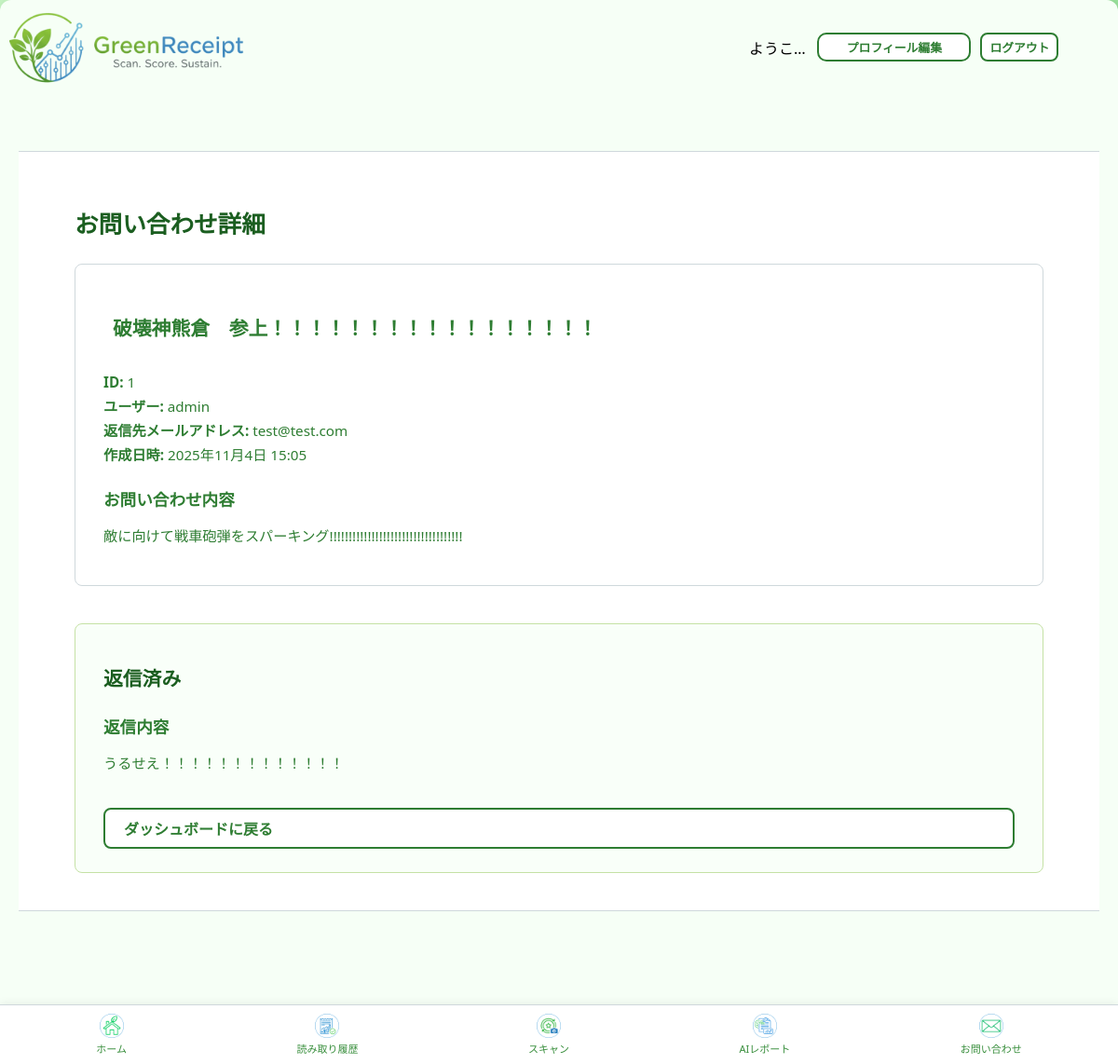
/staff/inquiries/1/ (signed in), run on the app's committed database.
### core/models.py (models this page shows, shortened)
class Inquiry(models.Model):
    user = models.ForeignKey(settings.AUTH_USER_MODEL, on_delete=models.SET_NULL,
                             null=True, blank=True, verbose_name='問い合わせユーザー')
    reply_to_email = models.EmailField(
        max_length=100, verbose_name='返信先メールアドレス')
    created_at = models.DateTimeField(auto_now_add=True, verbose_name='作成日時')
    subject = models.CharField(max_length=100, verbose_name='件名')
    body_text = models.TextField(verbose_name='内容')
    image = models.ImageField(
        upload_to='inquiries/', null=True, blank=True, verbose_name='添付画像')
    is_replied = models.BooleanField(default=False, verbose_name='返信済み')
    reply_message = models.TextField(blank=True, verbose_name='返信内容')
    class Meta:
        verbose_name = 'お問い合わせ'
        verbose_name_plural = 'お問い合わせ'

### accounts/models.py (models this page shows)
class CustomUser(AbstractUser):
    username = models.CharField(
        "ユーザー名",
        max_length=50,
        unique=True,
        help_text=(
            "必須。50文字以下。文字、数字、および @/./+/-/_ のみ使用できます。"
        ),
        validators=[AbstractUser.username_validator],
        error_messages={
            "unique": _("A user with that username already exists."),
        },
    )
    ROLE_CHOICES = (
        ('system', 'システム管理者'),
        ('admin', '管理者'),
        ('store', '店舗'),
        ('user', '一般ユーザー'),
    )
    current_points = models.IntegerField(default=0, verbose_name='ポイント')
    rank = models.CharField(max_length=10, default='seed', verbose_name='ランク')
    updated_at = models.DateTimeField(auto_now=True, verbose_name='アカウント更新日時')
    birthday = models.DateField(verbose_name='生年月日', null=True, blank=True)
    purchased_amount = models.IntegerField(default=0, verbose_name='購入点数')
    lastmonth_point = models.IntegerField(default=0, verbose_name='先月獲得ポイント')
    current_coupons = models.ManyToManyField(
        'core.Coupon', verbose_name='所持クーポン', blank=True)
    role = models.CharField(
        max_length=10, choices=ROLE_CHOICES, default='user', verbose_name='役割')
    store = models.ForeignKey(
        'core.Store', on_delete=models.SET_NULL, null=True, blank=True, verbose_name='所属店舗')
    class Meta:
        verbose_name = 'ユーザー'
        verbose_name_plural = 'ユーザー'

### core/views.py (the view)
# urls.py: path("staff/inquiries/<int:inquiry_id>/", views.inquiry_detail, name="inquiry_detail"),
@staff_member_required
def inquiry_detail(request, inquiry_id):
    inquiry = get_object_or_404(Inquiry, id=inquiry_id)
    if request.method == 'POST':
        form = ReplyForm(request.POST)
        if form.is_valid():
            subject = form.cleaned_data['subject']
            message = form.cleaned_data['message']
            send_mail(
                subject,
                message,
                settings.DEFAULT_FROM_EMAIL,
                [inquiry.reply_to_email],
            )
            inquiry.is_replied = True
            inquiry.reply_message = message
            inquiry.save()
            return redirect('core:admin_inquiry_dashboard')
    else:
        form = ReplyForm(initial={'subject': f'Re: {inquiry.subject}'})
    context = {
        'inquiry': inquiry,
        'form': form
    }
    return render(request, 'admin/inquiry_detail.html', context)

### core/templates/admin/inquiry_detail.html (shortened to what this page needs)
{% extends 'core/base.html' %}
{% block content %}
  <main class="dashboard-main">
    <div class="dashboard-container inquiry-detail">
      <h1>お問い合わせ詳細</h1>
      <section class="inquiry-card">
        <header>
          <h2>{{ inquiry.subject }}</h2>
        </header>
        <div class="inquiry-meta">
          <p>
            <strong>ID:</strong> {{ inquiry.id }}
          </p>
          <p>
            <strong>ユーザー:</strong> {% if inquiry.user %}
              {{ inquiry.user.username }}
            {% else %}
              ゲスト
            {% endif %}
          </p>
          <p>
            <strong>返信先メールアドレス:</strong> {{ inquiry.reply_to_email }}
          </p>
          <p>
            <strong>作成日時:</strong> {{ inquiry.created_at|date:'Y年n月j日 H:i' }}
          </p>
        </div>
        <div class="inquiry-body">
          <h3>お問い合わせ内容</h3>
          <p>{{ inquiry.body_text|linebreaksbr }}</p>
        </div>
      </section>
      <section class="inquiry-reply">
        {% if inquiry.is_replied %}
          <h2>返信済み</h2>
          <div class="inquiry-body">
            <h3>返信内容</h3>
            <p>{{ inquiry.reply_message|linebreaksbr }}</p>
          </div>
        {% endif %}
        <a href="{% url 'core:admin_inquiry_dashboard' %}" class="btn btn-secondary">ダッシュボードに戻る</a>
      </section>
    </div>
  </main>
{% endblock %}

### core/static/css/style.css (style rules this page uses)
* { box-sizing: border-box; }
html, body { height: 100%; width: 100%; margin: 0; padding: 0; overflow-x: hidden; }
body { font-family: "Segoe UI", "メイリオ", sans-serif; text-align: center; min-height: 100vh; display: block; }
@media (min-width: 768px) { html, body { background: linear-gradient(to right, #c8f7c5, #9be39d); } }
header { padding: 10px; }
button, .btn { display: inline-block; background: #fff; color: #2e7d32; border: 2px solid #2e7d32; border-radius: 8px; font-weight: bold; cursor: pointer; transition: .2s; }
.btn { width: 100%; padding: 12px; border-radius: 10px; text-decoration: none; }
:root { --nav-h: 64px; }
main { display: flex; flex-direction: column; align-items: center; justify-content: center; width: 100%; height: 100%; padding: 20px; }
main p { font-size: 15px; color: #2e7d32; font-weight: 500; }
.container, .wrapper, main, form { max-width: 100%; }
main.dashboard-main { justify-content: flex-start; align-items: stretch; padding: 40px 0 80px 0; }
.dashboard-container { width: 100%; background: #fff; border-radius: 0; padding: 40px 60px; margin: 0; border-top: 1px solid #cfd8dc; border-bottom: 1px solid #cfd8dc; }
.dashboard-container h1 { font-size: 1.6rem; font-weight: 700; color: #1b5e20; margin-bottom: 25px; text-align: left; }
.inquiry-detail h1 { font-size: 1.6rem; font-weight: 700; color: #1b5e20; margin-bottom: 25px; text-align: left; }
.inquiry-card { background: #ffffff; border: 1px solid #cfd8dc; border-radius: 8px; padding: 25px 30px; margin-bottom: 40px; }
.inquiry-card header h2 { color: #2e7d32; font-size: 1.3rem; margin-bottom: 20px; }
.inquiry-meta p { margin: 4px 0; font-size: 0.95rem; }
.inquiry-body h3 { color: #2e7d32; font-size: 1.1rem; margin-top: 25px; margin-bottom: 10px; }
.inquiry-body p { white-space: pre-wrap; line-height: 1.6; font-size: 0.95rem; }
.inquiry-reply { background: #f9fff9; border: 1px solid #c5e1a5; border-radius: 8px; padding: 25px 30px; }
.inquiry-reply h2 { font-size: 1.3rem; color: #1b5e20; margin-bottom: 20px; }
.btn-secondary { display: inline-block; background: #fff; border: 2px solid #2e7d32; color: #2e7d32; border-radius: 8px; padding: 8px 20px; margin-top: 20px; text-decoration: none; transition: 0.2s; }
main.dashboard-main, main.inquiry-main { justify-content: flex-start; align-items: stretch; padding: 40px 0 80px 0; text-align: left; }
.dashboard-container, .inquiry-detail { width: 100%; max-width: none; margin: 0; border-radius: 0; box-shadow: none; background: #ffffff; padding: 40px 60px; border-top: 1px solid #cfd8dc; border-bottom: 1px solid #cfd8dc; }

### data on the page
Inquiry: subject "破壊神熊倉 参上！！！！！！！！！！！！！！！！！", id "1", user.username "admin", reply_to_email "test@test.com", created_at "2025年11月4日 15:05", body_text "敵に向けて戦車砲弾をスパーキング!!!!!!!!!!!!!!!!!!!!!!!!!!!!!!!!!!!", reply_message "うるせえ！！！！！！！！！！！！！"
